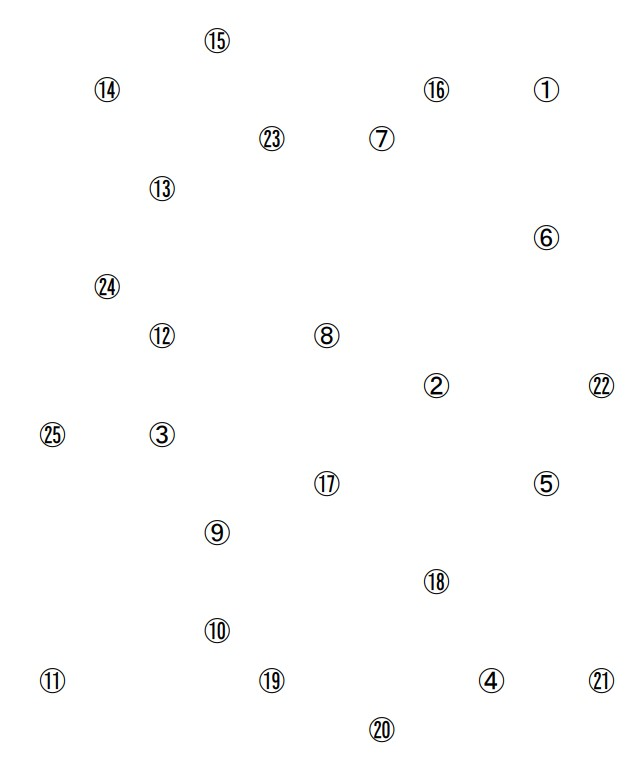
#> input picture Trail Making Test/images/1.png, 637 x 778 px
$ jupyter execute --allow-errors tmt.ipynb
#> lines starting #> are read from the running program, lines starting #| are printed output that depends on the picture; after the words box and inside, x2 and y2 are one past the last pixel; in counts of white or black regions, pixels touching at a corner belong together; long printed decimals are rounded
[cell 1]
import datetime
start_time = datetime.datetime.now()
time_string_1= start_time.strftime("%Y-%m-%d %H:%M%S")

[cell 2]
time_string_1

[cell 3]
final_time = datetime.datetime.now()
time_string_2= final_time.strftime("%Y-%m-%d %H:%M:%S")

[cell 4]
time_string_2

[cell 5]
time=final_time-start_time

[cell 6]
time.seconds

[cell 7]
import tkinter as tk
import random

def button_clicked(event):
    button_number = event.widget['text']
    print(f"Button {button_number} clicked!")

# Create the main window
root = tk.Tk()

# Set the size of the GUI window
window_width = 600
window_height = 400

# Create a canvas widget to hold the buttons
canvas = tk.Canvas(root, width=window_width, height=window_height)
canvas.pack()

# Function to check if a new button overlaps with existing buttons
def check_overlap(new_x, new_y, buttons):
    min_distance = 100  # Adjust the minimum distance as needed

    for button in buttons:
        x, y, _, _ = canvas.coords(button)
        distance = ((new_x - x) ** 2 + (new_y - y) ** 2) ** 0.5
        if distance < min_distance:
            return True

    return False

# Function to create a round button at random coordinates with a minimum distance
def create_random_button(buttons, number):
    button_size = 15

    while True:
        new_x = random.randint(button_size, window_width - button_size)
        new_y = random.randint(button_size, window_height - button_size)

        if not check_overlap(new_x, new_y, buttons):
            break

    button = canvas.create_oval(new_x - button_size, new_y - button_size,
                                new_x + button_size, new_y + button_size,
                                fill="blue", outline="white")
    text = canvas.create_text(new_x, new_y, text=str(number), fill="white",
                              font=("Arial", 12, "bold"))

    canvas.tag_bind(button, "<Button-1>", lambda event: button_clicked(event))

    return button, text

# Create round buttons with numbers
buttons = []
#> (the rest of this cell did not finish here and is left out)

[cell 8]
import cv2
import numpy as np

[cell 9]
import json
#> (the rest of this cell did not finish here and is left out)

[cell 10]
import Tkinter

#> (a cell that did not finish here is left out)

#> (a cell that did not finish here is left out)

[cell 13]
image = cv2.imread('../Trail Making Test/images/1.png')
#> image is the input picture: shape (778, 637, 3); mean B, G, R 252.5, 252.6, 252.6
gray = cv2.cvtColor(image, cv2.COLOR_BGR2GRAY)
_, thresholded = cv2.threshold(gray, 127, 255, cv2.THRESH_BINARY)
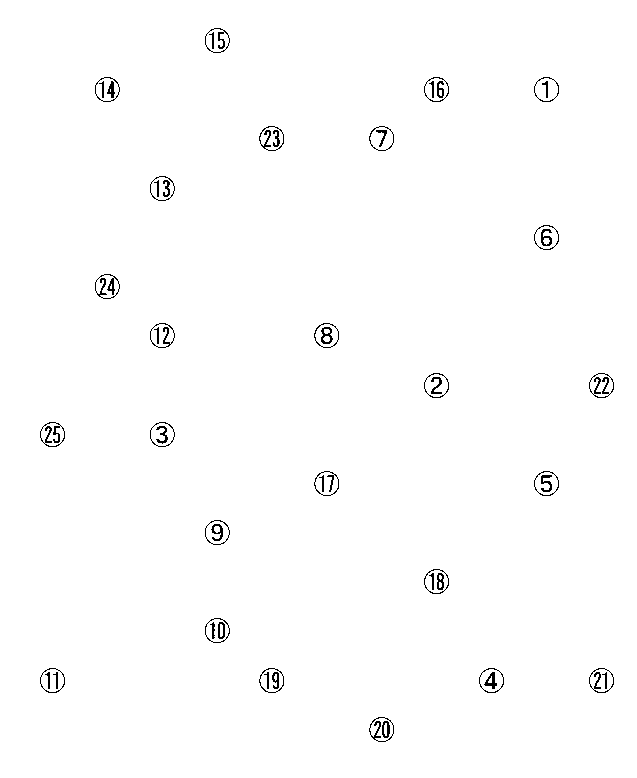
#> thresholded: shape (778, 637); 99.1% white; black in thin lines or dots, all inside (x1, y1, x2, y2) = (40, 28, 614, 742)
contours, _ = cv2.findContours(thresholded, cv2.CHAIN_APPROX_SIMPLE, cv2.CHAIN_APPROX_NONE)
#> contours = 457 contours, 376 with area under 20; largest, box (x1, y1, x2, y2) and area: (0, 0, 637, 778) 494172, (320, 326, 334, 345) 187, (540, 228, 553, 247) 163, (210, 523, 224, 542) 160, (483, 671, 498, 690) 142

for i, contour in enumerate(contours):
        contour = np.squeeze(contour)
        epsilon = 0.05 * cv2.arcLength(contour, True)
        approx = cv2.approxPolyDP(contour, epsilon, True)
        for i in range(1, len(approx)):
            cv2.line(image, tuple(approx[i-1][0]), tuple(approx[i][0]), (0, 0, 255), 2)
        color = (0, 0, 255)  # Red color for even contours

        cv2.drawContours(image, [contour], -1, color, 2)
#> this loop made 457 passes
#> (epsilon, approx) on passes 1 to 3: (1.34, [[385, 723], [384, 733], [386, 735]]), (0.812, [[491, 676], [488, 682], [491, 682]]), (0.712, [[276, 674], [274, 676], [275, 680], [276, 679]])
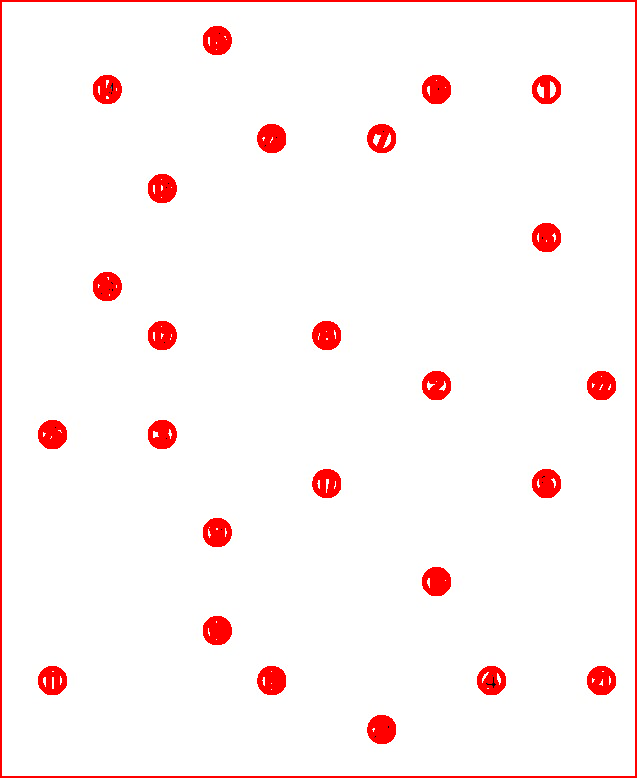
#> image: shape (778, 637, 3); 4.37% of pixels changed, all inside (x1, y1, x2, y2) = (0, 0, 637, 778)
cv2.imshow('Image with Alternate Colored Contours', image)
cv2.waitKey(0)
cv2.destroyAllWindows()

[cell 14]
import cv2
import numpy as np

def compare_images(image1_path, image2_path):
    # Read the images
#> called with image1_path = 'images/1.png', image2_path = 'images/11.png'
    image1 = cv2.imread(image1_path)
    image2 = cv2.imread(image2_path)
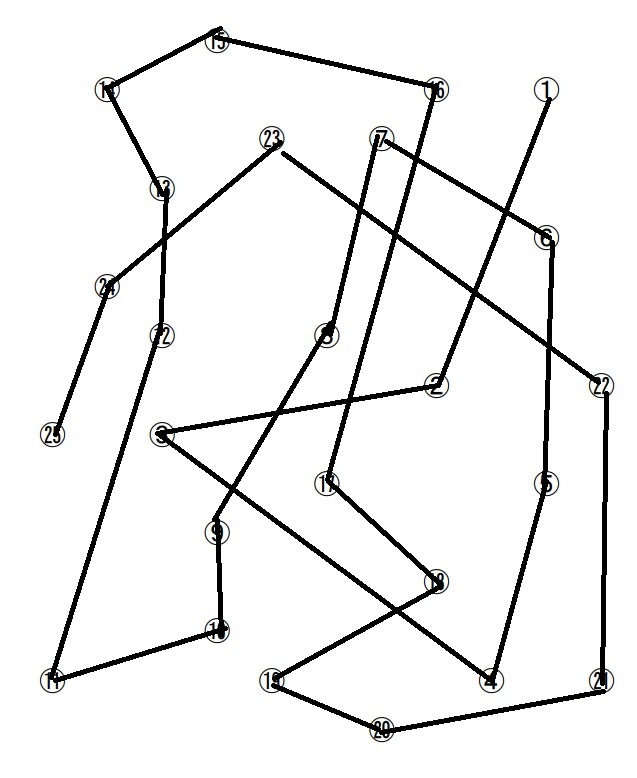
#> input picture Trail Making Test/images/11.png, 637 x 778 px
#> image2 is the input picture: shape (778, 637, 3); mean B, G, R 239, 239.1, 239

    # Convert the images to grayscale
    gray1 = cv2.cvtColor(image1, cv2.COLOR_BGR2GRAY)
    gray2 = cv2.cvtColor(image2, cv2.COLOR_BGR2GRAY)

    # Compute the mean squared error (MSE)
    mse = np.mean((gray1 - gray2) ** 2)
#> mse = 0.537

    # Print the MSE value
    print(f"Mean Squared Error (MSE): {mse}")
#| Mean Squared Error (MSE): 0.5367

    # Compare the MSE value against a threshold to determine similarity
    if mse < threshold:
        print("The images are similar.")
    else:
        print("The images are different.")

    # Display the images for visual comparison
    cv2.imshow("Image 1", image1)
    cv2.imshow("Image 2", image2)
    cv2.waitKey(0)
    cv2.destroyAllWindows()


# Provide the paths to your images
image1_path = "images/1.png"
image2_path = "images/11.png"

# Set the threshold for determining similarity (adjust as needed)
threshold = 100

# Call the function to compare the images
compare_images(image1_path, image2_path)
